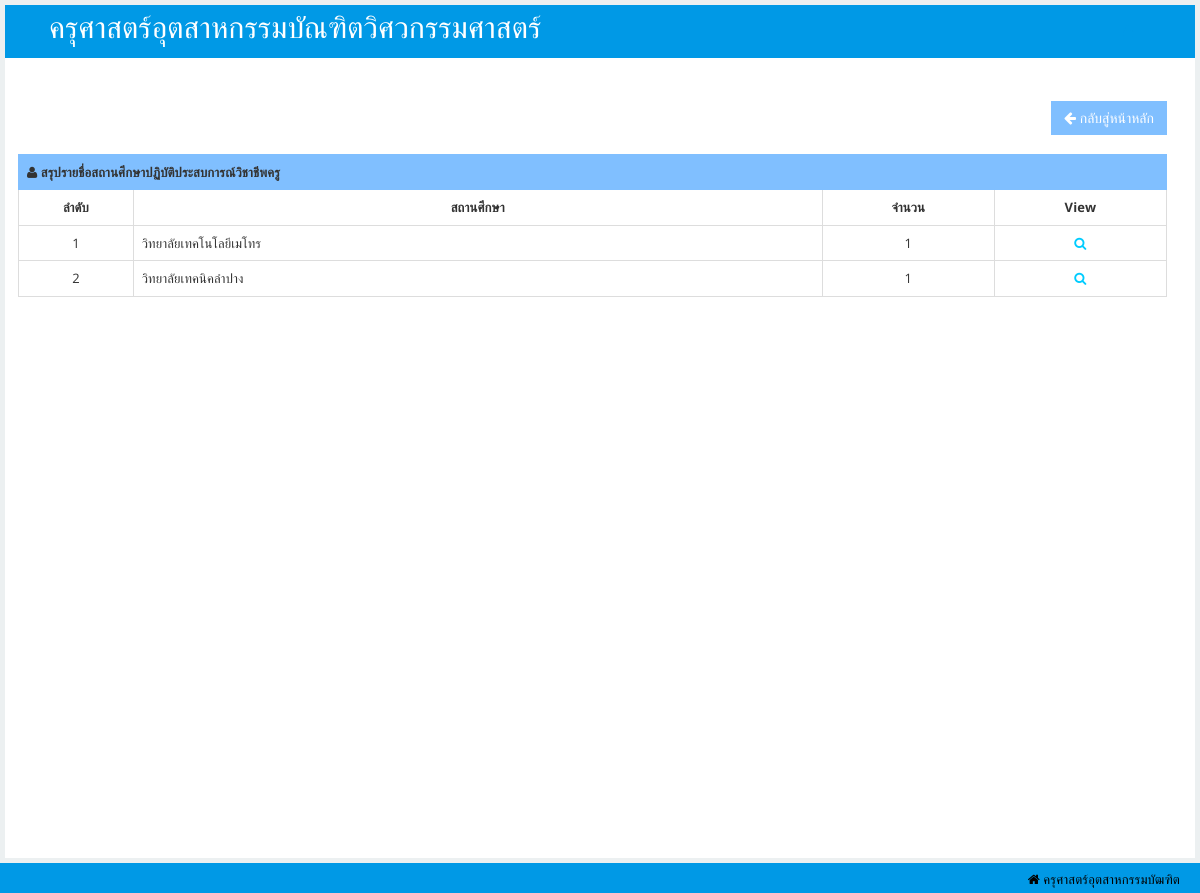
The page /rmutlexpro/reportedu.php on the database its author committed.
### tables this page shows
CREATE TABLE `education` (
  `education_id` int(11) NOT NULL,
  `education_name` varchar(100) NOT NULL,
  `education_code` varchar(5) NOT NULL,
  `education_moo` varchar(10) NOT NULL,
  `education_soi` varchar(10) NOT NULL,
  `education_road` varchar(100) NOT NULL,
  `education_province` int(11) NOT NULL,
  `education_amphur` int(11) NOT NULL,
  `education_district` int(11) NOT NULL,
  `education_post` varchar(6) NOT NULL,
  `education_web` varchar(100) NOT NULL,
  `education_tel` varchar(15) NOT NULL
);

### rmutlexpro/reportedu.php (the view, shortened to what this page needs)
<!DOCTYPE html>
<html lang="en"><head>
    <link id="bootstrap-style" href="css/bootstrap.css" rel="stylesheet">
    <link href="css/halflings.css" rel="stylesheet">
    <link rel="stylesheet" href="css/layout.css" type="text/css">
    <link href="css/bootstrap-responsive.min.css" rel="stylesheet">
    <link id="base-style" href="css/style.css" rel="stylesheet">
    <link id="base-style-responsive" href="css/style-responsive.css" rel="stylesheet">
    <link href="css/font-awesome.min.css" rel="stylesheet">
    <link href="css/font-awesome.css" rel="stylesheet">
    <link rel="stylesheet" href="css/modal.css" type="text/css">
</head>
<body>
<div id="main">
<nav class="navbar navbar-default">
        <div class="navbar-inner">
            <div class="container-fluid">
                <div class="navbar-header">
                    <a class="brand"><span style="font-size:30px">&nbsp;ครุศาสตร์อุตสาหกรรมบัณฑิตวิศวกรรมศาสตร์</span></a>
                </div>
                <div class="nav-no-collapse header-nav">
                    <ul class="nav navbar-nav pull-right">
                        <li class="dropdown">
                            <a class="btn dropdown-toggle" href="#">
                                <i class="fa fa-user" style="color: #0099e6"></i>
                            </a>
                        </li>
                    </ul>
                </div>
            </div>
        </div>
    </nav>
            <div id="content" class="span10">
  <div class="row">
                    <div class="col-lg-12 panel-body">
                    <div align="right">
                                <button type="button" class="btn btn-primary btn-lg" id="adduser" style="background-color:#80bfff;border-color: #80bfff;; color:#fff" onclick='location.replace("report.php")'><i class="icon-arrow-left"></i> กลับสู่หน้าหลัก</button>
                        </div>
                        <br>
                        <div class="table-responsive panel-collapse pull out">
                            <table class="table table-bordered">
                                <tbody>
                                    <tr>
                                        <td style="text-align:left" class="success" colspan="10"><i class=" icon-user"></i><strong> สรุปรายชื่อสถานศึกษาปฏิบัติประสบการณ์วิชาชีพครู</strong></td>
                                    </tr>
                                    <tr style="font-weight:bold;">
                                        <td style="width:10%;text-align:center">ลำดับ</td>
                                        <td style="width:60%;text-align:center">สถานศึกษา</td>
                                        <td style="width:15%;text-align:center">จำนวน</td>
                                        <td style="width:15%;text-align:center">View</td>
                                    </tr>
                                    <tr>
                                    <?php
                                    $i='0';
                                    $strSQL = "SELECT * FROM education ";
                                        $objQuery = mysql_query($strSQL);
                                        while ($nti=mysql_fetch_array($objQuery)){
                                                $edu_id=$nti['education_id'];
                                        $i=$i+'1';
                                        ?>
                                        <td style="text-align:center"><?php echo $i;?></td>
                                        <td style="text-align:left"><?php echo $nti['education_name'];?></td>
                                         <td style="text-align:center">
                                         <?php
                                                $branch1 ="SELECT * FROM student WHERE edu_id=$edu_id";
                                                $objQuerystd = mysql_query($branch1);
                                                $rowbr=mysql_num_rows($objQuerystd);
                                                echo $rowbr;
                                            ?>
                                         </td>
                                        <td style="text-align:center"><a href='reportbranchedu.php?education_id=<?php echo $nti['education_id'];?>' data-toggle="tooltip" data-placement="top" data-original-title="แสดง"><i class=" icon-search" style="color:#00ccff"></i></a></td>
                                    </tr>
                                   <?php }?>
                                </tbody>
                            </table>
                        </div>
                    </div>
                </div>
            </div>
        </div>
   <footer>
            <p>
                <span class="icon-home" style="text-align:left;float: right"> ครุศาสตร์อุตสาหกรรมบัฒฑิต</a></span>
            </p>
        </footer>
</body>
</html>

### rmutlexpro/css/halflings.css (style rules this page uses)
html, html .halflings { -webkit-font-smoothing: antialiased !important; }

### rmutlexpro/css/layout.css (style rules this page uses)
html { position: relative; z-index: 1; min-height: 100%; letter-spacing: 0.1px; }
html body { font-family: 'Open Sans', sans-serif; font-size: 13px; min-height: 100%; background-color: #ecf0f1; overflow-x: hidden; }
#main { position: relative; -webkit-transition: -webkit-transform 0.2s ease; -o-transition: -o-transform 0.2s ease; transition: transform 0.2s ease; }
#main:before, #main:after { content: " "; display: table; }
#main:after { clear: both; }
#main { padding-top: 100px; }
@media (min-width: 768px) { #main { padding-top: 60px; } }

### rmutlexpro/css/style-responsive.css (style rules this page uses)
@media (min-width: 1200px) { #content { width: 100%; padding: 28px; margin: 0px 0px; } }
@media (min-width: 1200px) { footer { margin: 0px 0px 0px 0px; padding: 10px 20px; } }

### rmutlexpro/css/modal.css (style rules this page uses)
* { margin:0; padding:0; }

### rmutlexpro/reportedu.php (style rules this page uses)
body { font-family: "Lato", sans-serif; }
#main { transition: margin-left .5s; padding: 5px; }

### rows shown on the page
education: i "1", education_name "วิทยาลัยเทคโนโลยีเมโทร", rowbr "1"
education: i "2", education_name "วิทยาลัยเทคนิคลำปาง", rowbr "1"
